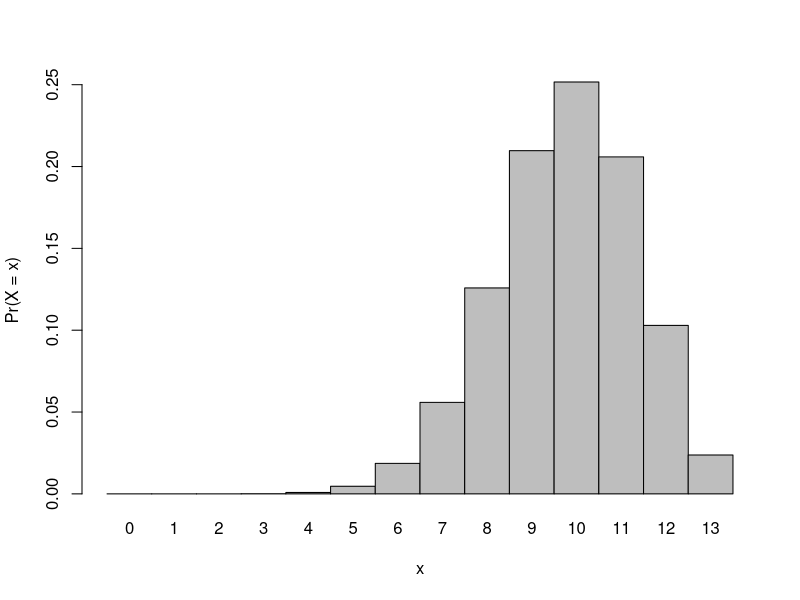

Recreate this plot in R.
# 16.1 A forested nature reserve has 13 bird-viewing platforms scattered
#      throughout a large block of land. The naturalists claim that at
#      any point in time, there is a 75 percent chance of seeing birds at
#      each platform. Suppose you walk through the reserve and visit
#      every platform. If you assume that all relevant conditions are satisfied,
#      let X be a binomial random variable representing the total
#      number of platforms at which you see birds.


# 16.1a Visualize the probability mass function of the binomial distribution of interest.

num_sites = 13
probability = 0.75
X.prob <- dbinom(x=0:num_sites,size=num_sites,prob=probability)

barplot(X.prob,names.arg=0:num_sites,space=0,xlab="x",ylab="Pr(X = x)")

# 16.1b What is the probability you see birds at all sites?

prob_all = round(dbinom(x=num_sites,size=num_sites,prob=probability)*10000)/100
sprintf("The probability of seeing at least one bird at each of the %s sites is %s%%.", num_sites,prob_all)

# 16.1c What is the probability you see birds at more than 9 sites?
sum(dbinom(x=10:num_sites,size=num_sites,prob=probability))

# 16.1d What is the probability of seeing birds at between 8 and 11 sites (inclusively)?
#       Confirm your answer using only the d-function and then again using only the p-function.

sum(dbinom(x=8:11,size=num_sites,prob=probability))
pbinom(q=11,size=num_sites,prob=probability) - pbinom(q=7,size=num_sites,prob=probability)

# 16.1e Probability of seeing birds at fewer than 9 sites
pbinom(q=8,size=num_sites,prob=probability)


# 16.1f Simulate realizations of X that represent 10 different visits to the reserve;
#       Store your resulting vector as an object

my_visits <- rbinom(n=10,size=num_sites,prob=probability)

# 16.1g Compute the mean and standard deviation of the distribution of interest.

mean(my_visits)
sd(my_visits)

